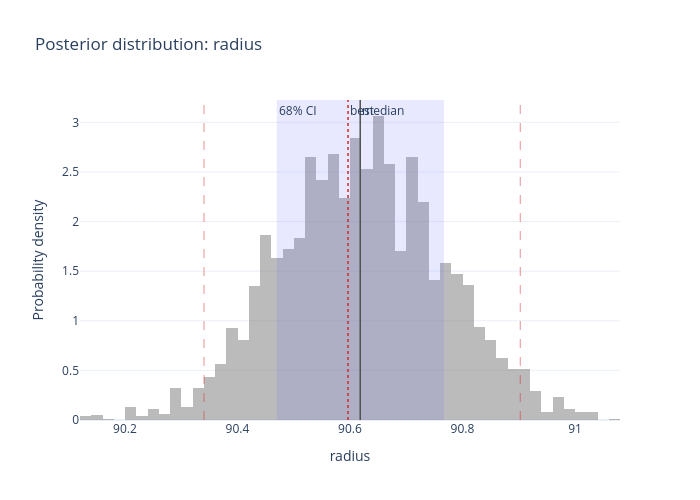

Write notebook code for a chart like this one.
### Code cell
print('\nGenerating marginal posterior for radius...')
fitter.plot_param_distribution('radius')

### Figure 1 — Plotly figure (JSON) as saved in the notebook; plotly's stock layout.template omitted (floating-point values rounded to 4 significant figures; data arrays with more than 128 entries replaced by an {"elided": "..."} marker saying what was removed)
{"data": [{"histnorm": "probability density", "marker": {"color": "rgba(120, 120, 120, 0.5)"}, "name": "Marginal density", "nbinsx": 50, "type": "histogram", "x": {"elided": "7800 float values"}}], "layout": {"annotations": [{"showarrow": false, "text": "68% CI", "x": 90.47, "xanchor": "left", "xref": "x", "y": 1, "yanchor": "top", "yref": "y domain"}, {"showarrow": false, "text": "median", "x": 90.62, "xanchor": "left", "xref": "x", "y": 1, "yanchor": "top", "yref": "y domain"}, {"showarrow": false, "text": "best", "x": 90.6, "xanchor": "left", "xref": "x", "y": 1, "yanchor": "top", "yref": "y domain"}], "height": 500, "shapes": [{"fillcolor": "rgba(99, 110, 250, 0.15)", "line": {"width": 0}, "type": "rect", "x0": 90.47, "x1": 90.77, "xref": "x", "y0": 0, "y1": 1, "yref": "y domain"}, {"line": {"color": "rgba(214, 39, 40, 0.5)", "dash": "dash", "width": 1}, "type": "line", "x0": 90.34, "x1": 90.34, "xref": "x", "y0": 0, "y1": 1, "yref": "y domain"}, {"line": {"color": "rgba(214, 39, 40, 0.5)", "dash": "dash", "width": 1}, "type": "line", "x0": 90.9, "x1": 90.9, "xref": "x", "y0": 0, "y1": 1, "yref": "y domain"}, {"line": {"color": "rgb(80, 80, 80)", "width": 1.5}, "type": "line", "x0": 90.62, "x1": 90.62, "xref": "x", "y0": 0, "y1": 1, "yref": "y domain"}, {"line": {"color": "rgb(214, 39, 40)", "dash": "dot", "width": 1.5}, "type": "line", "x0": 90.6, "x1": 90.6, "xref": "x", "y0": 0, "y1": 1, "yref": "y domain"}], "showlegend": false, "title": {"text": "Posterior distribution: radius"}, "width": 700, "xaxis": {"title": {"text": "radius"}}, "yaxis": {"title": {"text": "Probability density"}}}}
